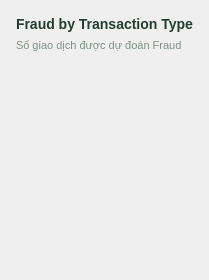
                                    <widget class="QFrame" name="typeChartCard">
                                      <property name="role" stdset="0">
                                        <string>card</string>
                                      </property>
                                      <layout class="QVBoxLayout" name="typeChartCardLayout">
                                        <property name="leftMargin">
                                          <number>16</number>
                                        </property>
                                        <property name="topMargin">
                                          <number>16</number>
                                        </property>
                                        <property name="rightMargin">
                                          <number>16</number>
                                        </property>
                                        <property name="bottomMargin">
                                          <number>16</number>
                                        </property>
                                        <property name="spacing">
                                          <number>7</number>
                                        </property>
                                        <item>
                                          <widget class="QLabel" name="typeChartCardTitle">
                                            <property name="text">
                                              <string>Fraud by Transaction Type</string>
                                            </property>
                                            <property name="styleSheet">
                                              <string>font-size:14px;color:#243D31;font-weight:700;background:transparent;</string>
                                            </property>
                                            <property name="wordWrap">
                                              <bool>false</bool>
                                            </property>
                                          </widget>
                                        </item>
                                        <item>
                                          <widget class="QLabel" name="typeChartCardSubtitle">
                                            <property name="text">
                                              <string>Số giao dịch được dự đoán Fraud</string>
                                            </property>
                                            <property name="styleSheet">
                                              <string>font-size:11px;color:#809087;font-weight:400;background:transparent;</string>
                                            </property>
                                            <property name="wordWrap">
                                              <bool>false</bool>
                                            </property>
                                          </widget>
                                        </item>
                                        <item>
                                          <widget class="QWidget" name="typeChartHost">
                                            <property name="minimumSize">
                                              <size>
                                                <width>0</width>
                                                <height>185</height>
                                              </size>
                                            </property>
                                            <layout class="QVBoxLayout" name="typeChartHostLayout">
                                              <property name="leftMargin">
                                                <number>0</number>
                                              </property>
                                              <property name="topMargin">
                                                <number>0</number>
                                              </property>
                                              <property name="rightMargin">
                                                <number>0</number>
                                              </property>
                                              <property name="bottomMargin">
                                                <number>0</number>
                                              </property>
                                              <property name="spacing">
                                                <number>0</number>
                                              </property>
                                            </layout>
                                          </widget>
                                        </item>
                                        <item>
                                          <widget class="QLabel" name="fraudTypeLegend">
                                            <property name="text">
                                              <string />
                                            </property>
                                            <property name="styleSheet">
                                              <string>font-size:11px;color:#809087;font-weight:400;background:transparent;</string>
                                            </property>
                                            <property name="wordWrap">
                                              <bool>false</bool>
                                            </property>
                                          </widget>
                                        </item>
                                      </layout>
                                      <property name="styleSheet">
                                        <string>QFrame#typeChartCard {background:white;border:1px solid #DFE8DF;border-radius:12px;}</string>
                                      </property>
                                    </widget>
